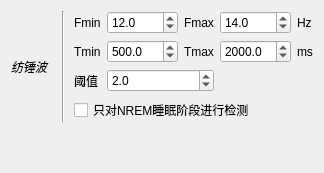
                     <widget class="QWidget" name="_spin_page">
                      <layout class="QVBoxLayout" name="verticalLayout_19">
                       <item>
                        <layout class="QGridLayout" name="gridLayout_18">
                         <property name="topMargin">
                          <number>0</number>
                         </property>
                         <item row="0" column="3">
                          <widget class="QDoubleSpinBox" name="_ToolSpinFmin">
                           <property name="toolTip">
                            <string>High-pass cutoff frequency</string>
                           </property>
                           <property name="decimals">
                            <number>1</number>
                           </property>
                           <property name="maximum">
                            <double>200.000000000000000</double>
                           </property>
                           <property name="value">
                            <double>12.000000000000000</double>
                           </property>
                          </widget>
                         </item>
                         <item row="0" column="2">
                          <widget class="QLabel" name="label_19">
                           <property name="text">
                            <string>Fmin</string>
                           </property>
                          </widget>
                         </item>
                         <item row="0" column="6">
                          <widget class="QLabel" name="label_21">
                           <property name="text">
                            <string>Hz</string>
                           </property>
                          </widget>
                         </item>
                         <item row="1" column="4">
                          <widget class="QLabel" name="label_30">
                           <property name="text">
                            <string>Tmax</string>
                           </property>
                          </widget>
                         </item>
                         <item row="1" column="5">
                          <widget class="QDoubleSpinBox" name="_ToolSpinTmax">
                           <property name="toolTip">
                            <string>&lt;html&gt;&lt;head/&gt;&lt;body&gt;&lt;p&gt;Maximum spindle's duration&lt;/p&gt;&lt;/body&gt;&lt;/html&gt;</string>
                           </property>
                           <property name="decimals">
                            <number>1</number>
                           </property>
                           <property name="maximum">
                            <double>10000.000000000000000</double>
                           </property>
                           <property name="value">
                            <double>2000.000000000000000</double>
                           </property>
                          </widget>
                         </item>
                         <item row="0" column="1" rowspan="4">
                          <widget class="Line" name="line_5">
                           <property name="minimumSize">
                            <size>
                             <width>10</width>
                             <height>0</height>
                            </size>
                           </property>
                           <property name="orientation">
                            <enum>Qt::Vertical</enum>
                           </property>
                          </widget>
                         </item>
                         <item row="2" column="3" colspan="2">
                          <widget class="QDoubleSpinBox" name="_ToolSpinTh">
                           <property name="toolTip">
                            <string>&lt;html&gt;&lt;head/&gt;&lt;body&gt;&lt;p&gt;Look for signals having an amplitude 'Threshold' times superior to the deviation of the filtered signal amplitude&lt;/p&gt;&lt;/body&gt;&lt;/html&gt;</string>
                           </property>
                           <property name="decimals">
                            <number>1</number>
                           </property>
                           <property name="value">
                            <double>2.000000000000000</double>
                           </property>
                          </widget>
                         </item>
                         <item row="3" column="2" colspan="5">
                          <widget class="QCheckBox" name="_ToolSpinRemOnly">
                           <property name="text">
                            <string>只对NREM睡眠阶段进行检测</string>
                           </property>
                          </widget>
                         </item>
                         <item row="0" column="5">
                          <widget class="QDoubleSpinBox" name="_ToolSpinFmax">
                           <property name="toolTip">
                            <string>Low-pass cutoff frequency</string>
                           </property>
                           <property name="decimals">
                            <number>1</number>
                           </property>
                           <property name="maximum">
                            <double>200.000000000000000</double>
                           </property>
                           <property name="value">
                            <double>14.000000000000000</double>
                           </property>
                          </widget>
                         </item>
                         <item row="1" column="2">
                          <widget class="QLabel" name="label_22">
                           <property name="text">
                            <string>Tmin</string>
                           </property>
                          </widget>
                         </item>
                         <item row="0" column="0" rowspan="4">
                          <widget class="QLabel" name="label_52">
                           <property name="font">
                            <font>
                             <italic>true</italic>
                             <stylestrategy>PreferDefault</stylestrategy>
                             <kerning>true</kerning>
                            </font>
                           </property>
                           <property name="layoutDirection">
                            <enum>Qt::LeftToRight</enum>
                           </property>
                           <property name="text">
                            <string>纺锤波</string>
                           </property>
                          </widget>
                         </item>
                         <item row="1" column="3">
                          <widget class="QDoubleSpinBox" name="_ToolSpinTmin">
                           <property name="toolTip">
                            <string>&lt;html&gt;&lt;head/&gt;&lt;body&gt;&lt;p&gt;Minimum spindle's duration&lt;/p&gt;&lt;/body&gt;&lt;/html&gt;</string>
                           </property>
                           <property name="decimals">
                            <number>1</number>
                           </property>
                           <property name="maximum">
                            <double>10000.000000000000000</double>
                           </property>
                           <property name="value">
                            <double>500.000000000000000</double>
                           </property>
                          </widget>
                         </item>
                         <item row="1" column="6">
                          <widget class="QLabel" name="label_37">
                           <property name="text">
                            <string>ms</string>
                           </property>
                          </widget>
                         </item>
                         <item row="2" column="2">
                          <widget class="QLabel" name="label_40">
                           <property name="text">
                            <string>阈值</string>
                           </property>
                          </widget>
                         </item>
                         <item row="0" column="4">
                          <widget class="QLabel" name="label_20">
                           <property name="text">
                            <string>Fmax</string>
                           </property>
                          </widget>
                         </item>
                        </layout>
                       </item>
                       <item>
                        <spacer name="verticalSpacer_10">
                         <property name="orientation">
                          <enum>Qt::Vertical</enum>
                         </property>
                         <property name="sizeHint" stdset="0">
                          <size>
                           <width>20</width>
                           <height>40</height>
                          </size>
                         </property>
                        </spacer>
                       </item>
                      </layout>
                     </widget>
